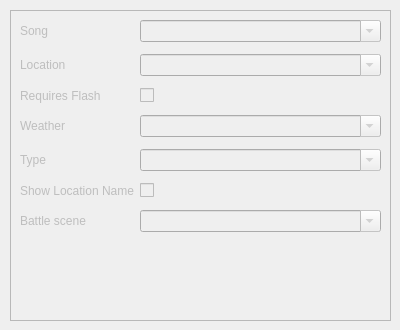
       <widget class="QWidget" name="tab_Attributes">
        <attribute name="title">
         <string>Header</string>
        </attribute>
        <widget class="QFrame" name="frame_3">
         <property name="enabled">
          <bool>false</bool>
         </property>
         <property name="geometry">
          <rect>
           <x>10</x>
           <y>10</y>
           <width>381</width>
           <height>311</height>
          </rect>
         </property>
         <property name="sizePolicy">
          <sizepolicy hsizetype="Preferred" vsizetype="Preferred">
           <horstretch>0</horstretch>
           <verstretch>0</verstretch>
          </sizepolicy>
         </property>
         <property name="frameShape">
          <enum>QFrame::StyledPanel</enum>
         </property>
         <property name="frameShadow">
          <enum>QFrame::Raised</enum>
         </property>
         <layout class="QFormLayout" name="formLayout_2">
          <property name="verticalSpacing">
           <number>12</number>
          </property>
          <item row="0" column="0">
           <widget class="QLabel" name="label_3">
            <property name="text">
             <string>Song</string>
            </property>
           </widget>
          </item>
          <item row="0" column="1">
           <widget class="QComboBox" name="comboBox_Song">
            <property name="toolTip">
             <string>&lt;html&gt;&lt;head/&gt;&lt;body&gt;&lt;p&gt;The default background music for this map.&lt;/p&gt;&lt;/body&gt;&lt;/html&gt;</string>
            </property>
            <property name="editable">
             <bool>true</bool>
            </property>
           </widget>
          </item>
          <item row="1" column="0">
           <widget class="QLabel" name="label_4">
            <property name="text">
             <string>Location</string>
            </property>
           </widget>
          </item>
          <item row="1" column="1">
           <widget class="QComboBox" name="comboBox_Location">
            <property name="toolTip">
             <string>&lt;html&gt;&lt;head/&gt;&lt;body&gt;&lt;p&gt;The section of the region map which the map is grouped under. This also determines the name of the map that is display when the player enters it.&lt;/p&gt;&lt;/body&gt;&lt;/html&gt;</string>
            </property>
            <property name="editable">
             <bool>true</bool>
            </property>
           </widget>
          </item>
          <item row="2" column="0">
           <widget class="QLabel" name="label_5">
            <property name="text">
             <string>Requires Flash</string>
            </property>
           </widget>
          </item>
          <item row="3" column="0">
           <widget class="QLabel" name="label_6">
            <property name="text">
             <string>Weather</string>
            </property>
           </widget>
          </item>
          <item row="3" column="1">
           <widget class="QComboBox" name="comboBox_Weather">
            <property name="toolTip">
             <string>&lt;html&gt;&lt;head/&gt;&lt;body&gt;&lt;p&gt;The default weather for this map.&lt;/p&gt;&lt;/body&gt;&lt;/html&gt;</string>
            </property>
            <property name="editable">
             <bool>true</bool>
            </property>
           </widget>
          </item>
          <item row="4" column="0">
           <widget class="QLabel" name="label_7">
            <property name="text">
             <string>Type</string>
            </property>
           </widget>
          </item>
          <item row="4" column="1">
           <widget class="QComboBox" name="comboBox_Type">
            <property name="toolTip">
             <string>&lt;html&gt;&lt;head/&gt;&lt;body&gt;&lt;p&gt;The map type is a general attribute, which is used for many different things. For example. it determines whether biking or running is allowed.&lt;/p&gt;&lt;/body&gt;&lt;/html&gt;</string>
            </property>
            <property name="editable">
             <bool>true</bool>
            </property>
           </widget>
          </item>
          <item row="5" column="0">
           <widget class="QLabel" name="label_8">
            <property name="text">
             <string>Show Location Name</string>
            </property>
           </widget>
          </item>
          <item row="5" column="1">
           <widget class="QCheckBox" name="checkBox_ShowLocation">
            <property name="toolTip">
             <string>&lt;html&gt;&lt;head/&gt;&lt;body&gt;&lt;p&gt;Whether or not to display the location name when the player enters the map.&lt;/p&gt;&lt;/body&gt;&lt;/html&gt;</string>
            </property>
            <property name="text">
             <string/>
            </property>
           </widget>
          </item>
          <item row="6" column="0">
           <widget class="QLabel" name="label_9">
            <property name="text">
             <string>Battle scene</string>
            </property>
           </widget>
          </item>
          <item row="6" column="1">
           <widget class="QComboBox" name="comboBox_BattleScene">
            <property name="toolTip">
             <string>&lt;html&gt;&lt;head/&gt;&lt;body&gt;&lt;p&gt;Determines the type of battle scene graphics to use.&lt;/p&gt;&lt;/body&gt;&lt;/html&gt;</string>
            </property>
            <property name="editable">
             <bool>true</bool>
            </property>
           </widget>
          </item>
          <item row="2" column="1">
           <widget class="QCheckBox" name="checkBox_Visibility">
            <property name="toolTip">
             <string>&lt;html&gt;&lt;head/&gt;&lt;body&gt;&lt;p&gt;Whether or not the map is dark and requires Flash to illuminate.&lt;/p&gt;&lt;/body&gt;&lt;/html&gt;</string>
            </property>
            <property name="text">
             <string/>
            </property>
           </widget>
          </item>
         </layout>
        </widget>
       </widget>
